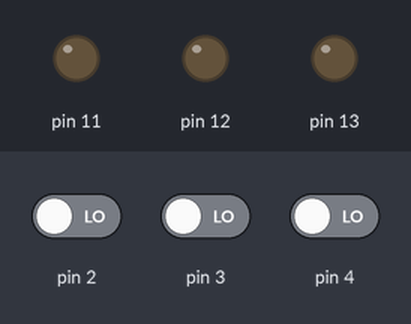
Bench run of a sketch on a simulated Arduino Uno, built with avr-gcc and run on an emulated ATmega328P. On the bench: output pins drawn as LEDs (lit = HIGH). The inputs (shaded band) are chosen by the test bench; at power-on: pin 2 LOW, pin 3 LOW, pin 4 LOW.

Above: at 1.2 s.
1.3 s: pin 2 driven HIGH
At 1.7 s:
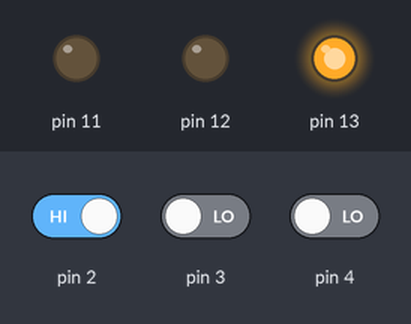
2.8 s: pin 3 driven HIGH
At 4.0 s:
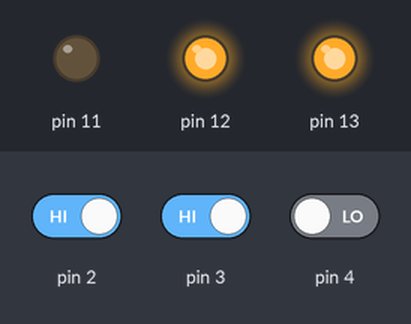
4.3 s: pin 4 driven HIGH
At 5.2 s:
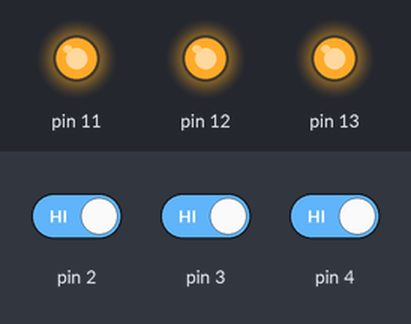
5.8 s: pin 2 driven LOW
At 7.4 s:
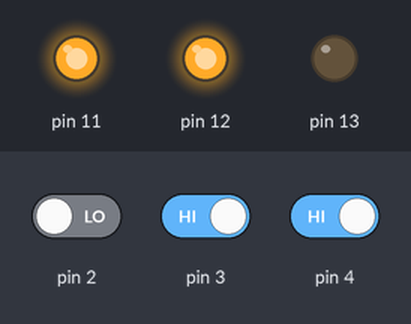
8.3 s: pin 3 driven LOW
At 10.6 s:
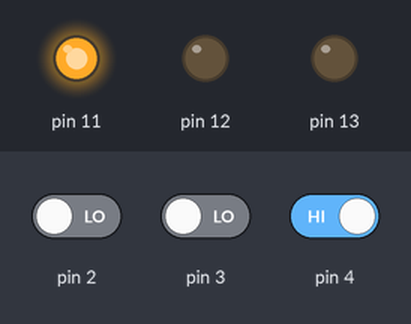
10.9 s: pin 2 driven HIGH
At 11.4 s:
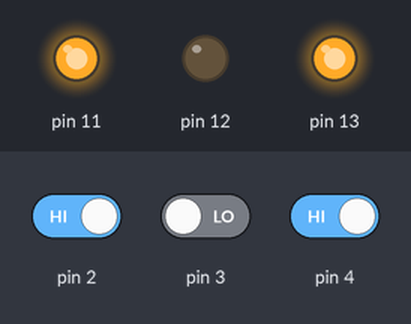
Timing chart, 0 to 13.4 s (numbered marks = the images above; inputs shaded):
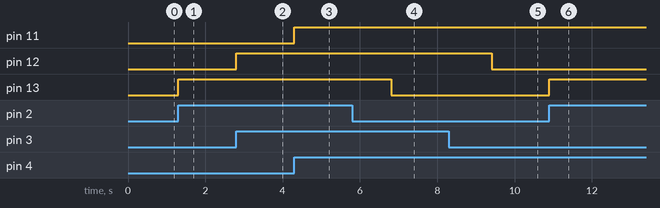

Measured:
- after the input at 1.3 s, pin 13: LOW → HIGH at once
- after the input at 2.8 s, pin 12: LOW → HIGH at once
- after the input at 4.3 s, pin 11: LOW → HIGH at once
- after the input at 5.8 s, pin 13: HIGH → LOW after 1.0 s
- after the input at 8.3 s, pin 12: HIGH → LOW after 1.1 s
- after the input at 10.9 s, pin 13: LOW → HIGH at once

The sketch:

sketch_nov17drel_-asincroni.ino
```cpp
int prog[3] = {1000, 3000, 4000};
int timer[3] = {0,0,0};

unsigned long t1, dt;

void setup() {
  pinMode(2, INPUT);
  pinMode(3, INPUT);
  pinMode(4, INPUT);
  pinMode(11, OUTPUT);
  pinMode(12, OUTPUT);
  pinMode(13, OUTPUT);

  t1 = millis();
}

void loop() {
  dt = millis() - t1;
  if (dt > 10) {
      if (timer[0] > 0) {
        timer[0] = timer[0] - 10;
      }
      if (timer[1] > 0) {
        timer[1] = timer[1] - 10;
      }
      if (timer[2] > 0) {
        timer[2] = timer[2] - 10;
      }
      t1 = millis();
  }

  if (digitalRead(2) && (timer[0] == 0)) {
    timer[0] = prog[0];
    digitalWrite(13, HIGH);
  }
  if (digitalRead(3) && (timer[1] == 0)) {
    timer[1] = prog[1];
    digitalWrite(12, HIGH);
  }
  if (digitalRead(4) && (timer[2] == 0)) {
    timer[2] = prog[2];
    digitalWrite(11, HIGH);
  }

  if (timer[0] == 0) {
    digitalWrite(13, LOW);
  }
  if (timer[1] == 0) {
    digitalWrite(12, LOW);
  }
  if (timer[2] == 0) {
    digitalWrite(11, LOW);
  }
}
```
